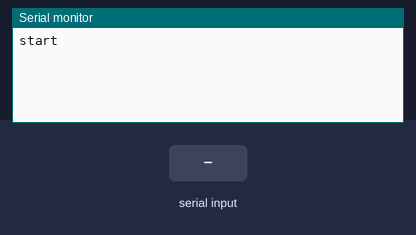
Simulated run of this sketch. Board: Arduino Uno, built with avr-gcc and run on an emulated ATmega328P. On the bench: the last lines printed to the serial monitor. The inputs (shaded band) are chosen by the test bench.

Above: at 1.2 s.
1.3 s: "OPEN=hari" received over Serial
At 2.5 s:
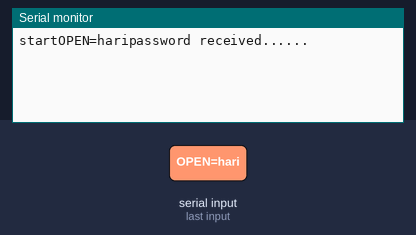
At 4.1 s:
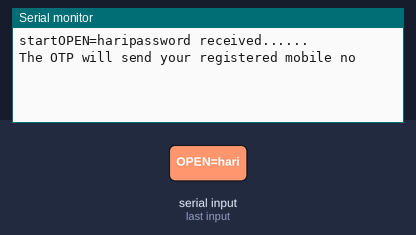

The sketch:

gsm.ino
```cpp
char  c[16],i,j;
String s;
String stringOne = String("OPEN=hari");
void setup() {
  // put your setup code here, to run once:
Serial.begin(9600);
Serial.print("start");
s="";
}

void loop() {
  // put your main code here, to run repeatedly:
if(Serial.available()>0)
{
i=Serial.read();
s+=i;
}
if(s=="OPEN=hari")
{
 Serial.print( s);
 s="";
 Serial.println("password received......");
 delay(2000);
 Serial.println("The OTP will send your registered mobile no");

}

Serial.flush();

}
```

Measured:
- after the input at 1.3 s, the serial monitor: prints a new line at once (image 1)
